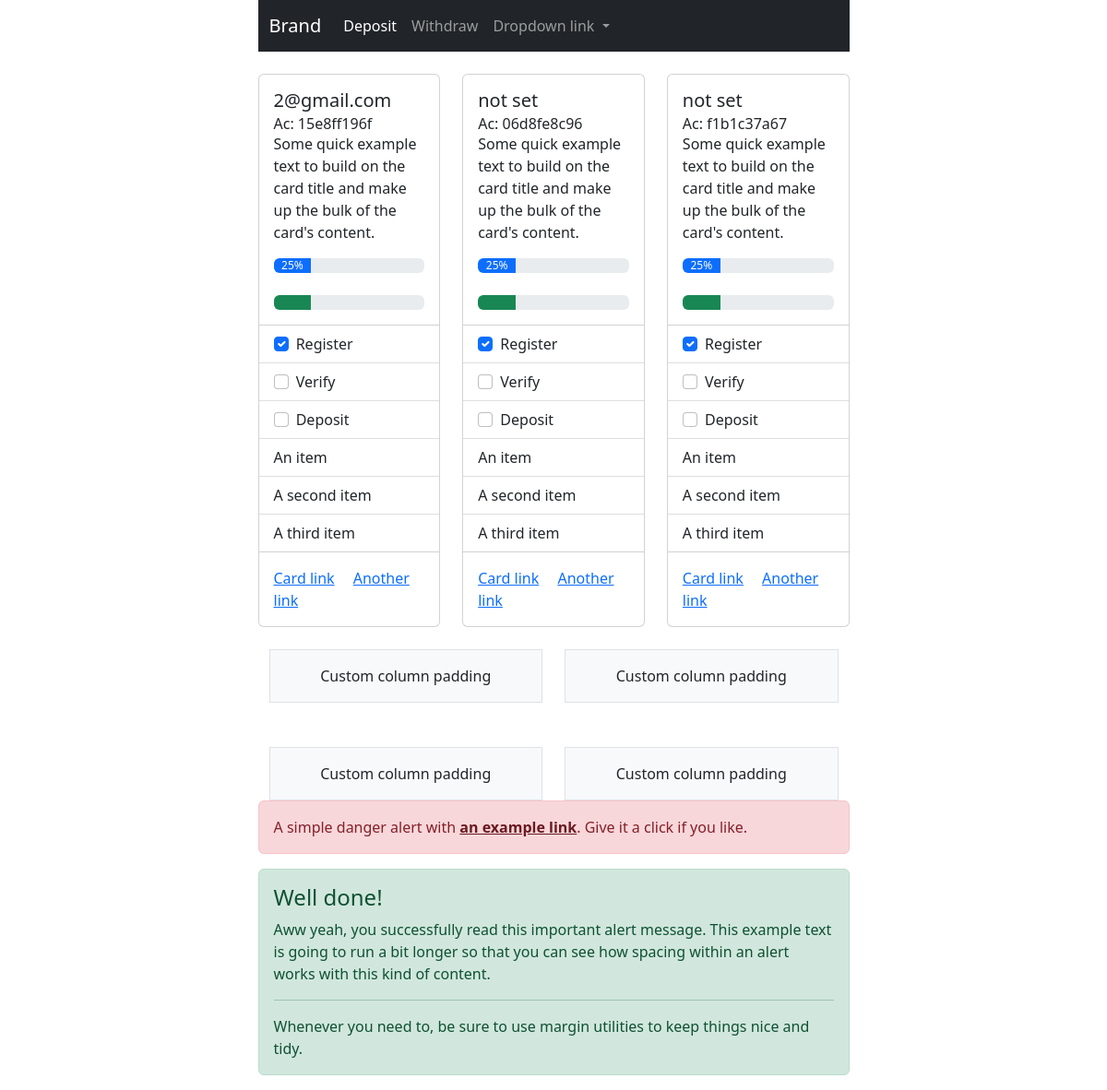
Page / (signed in) on the earlier database version.
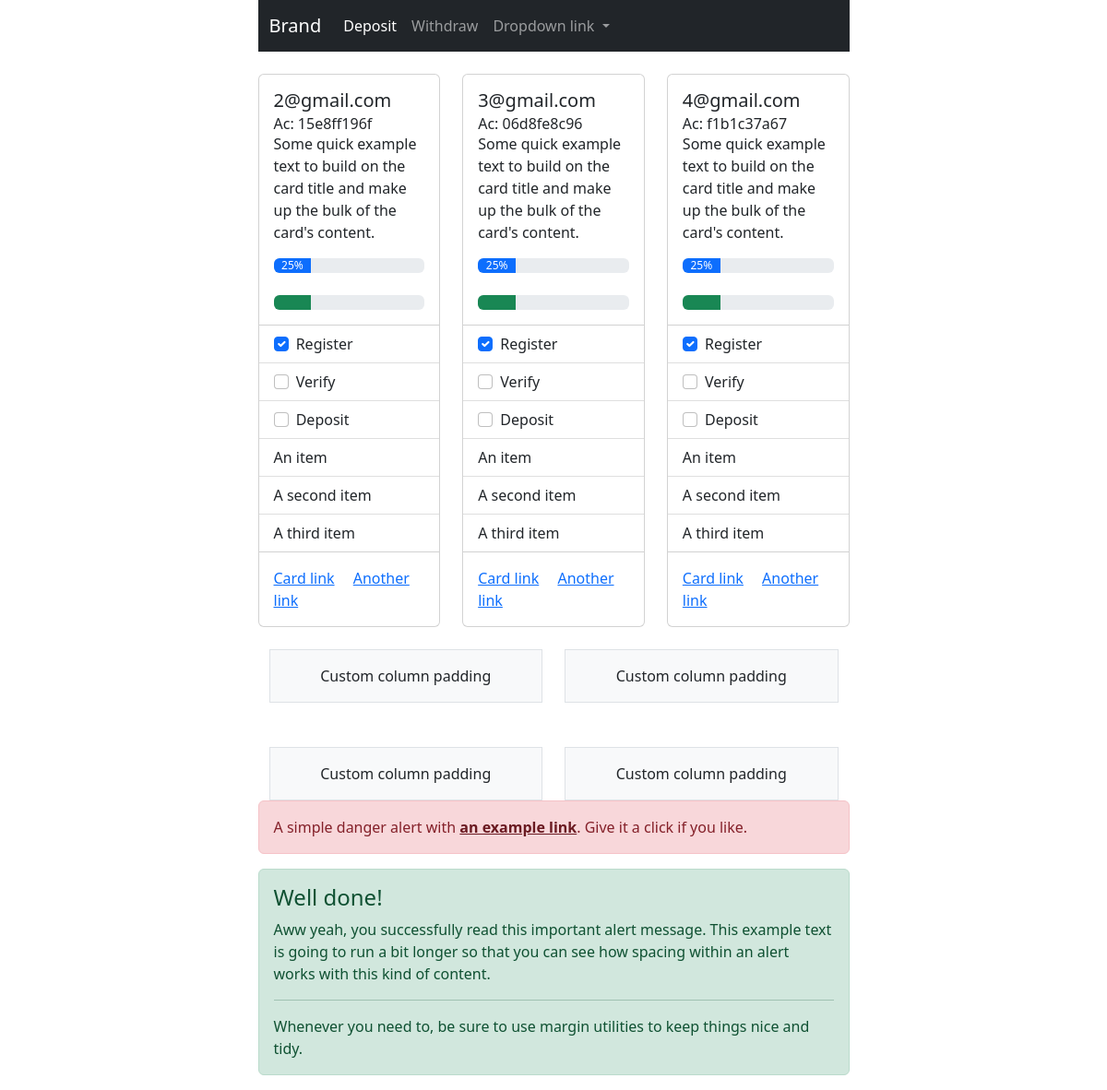
Same page on the later database version.
### access_token/models.py (models this page shows, shortened)
class AccessToken(models.Model):
    access_token = models.CharField(max_length=128, verbose_name="Access Token", null=False, blank=False)
    representative = models.ForeignKey(User, on_delete=models.CASCADE,
                                       help_text="That user whom created this after deposit confirm",
                                       related_name='representative_id')
    user = models.ForeignKey(User, on_delete=models.CASCADE, help_text="user registered with this token", null=True,
                             blank=True)
    is_used = models.BooleanField(default=False, help_text='a user registered with this token')
    by_superuser = models.BooleanField(default=False, verbose_name='Create by admin',
                                       help_text="Super user Created this Accesses token manually")
    date = models.DateTimeField(verbose_name="Date", auto_now_add=True, null=True)
    objects = AccessTokenManager()

### users/models.py (models this page shows, shortened)
class User(AbstractBaseUser):
    email = models.EmailField(verbose_name='Email', max_length=60, unique=True)
    username = models.CharField(max_length=30, unique=True)
    fullname = models.CharField(max_length=30)
    country = CountryField(null=True)
    phone_number = PhoneNumberField(unique=True)
    date_joined = models.DateTimeField(verbose_name='Date Joined', auto_now_add=True)
    last_login = models.DateTimeField(verbose_name='Last login', auto_now=True)
    is_active = models.BooleanField(default=True)
    is_admin = models.BooleanField(default=False)
    is_staff = models.BooleanField(default=False)
    is_superuser = models.BooleanField(default=False)
    hide_email = models.BooleanField(default=True)
    objects = UserManager()
    USERNAME_FIELD = 'email'
    REQUIRED_FIELDS = ['username', ]
    def __str__(self):
        return self.email

### scam/views.py (the view)
# urls.py: path('', index, name='home'),
@login_required(login_url='/login')
def index(request):
    access_tokens = AccessToken.objects.filter(representative=request.user, by_superuser=False)
    is_deposit_exist_approved = Deposit.objects.check_deposit(request.user)
    context = {
        'access_tokens': access_tokens,
        'is_deposit_exist_approved': is_deposit_exist_approved,
    }
    return render(request, 'index.html', context)

### financial/models.py (called while the page is built)
    def check_deposit(self, user):
        deposit_list = Deposit.objects.filter(user__email=user)
        for deposit in deposit_list:
            if deposit.is_approved:
                return True
        return False

### templates/index.html (shortened to what this page needs)
{% extends 'shared/base.html' %}
{% block content %}
    <br>
    {% if is_deposit_exist_approved %}
        <div class="row">
            {% for access_token in access_tokens %}
                <div class="col">
                    <div class="card">
                        <div class="card-body">
                            <h5 class="card-title">
                                {% if access_token.user is not None %}
                                    {{ access_token.user }}
                                {% else %}
                                    not set
                                {% endif %}
                            </h5>
                            <h6 class="card-subtitle">Ac: {{ access_token.access_token }}</h6>
                            <p class="card-text">Some quick example text to build on the card title and make up the bulk
                                of the
                                card's content.</p>
                            <div class="progress">
                                <div class="progress-bar" role="progressbar" style="width: 25%;" aria-valuenow="25"
                                     aria-valuemin="0" aria-valuemax="100">25%
                                </div>
                            </div>
                            <br>
                            <div class="progress">
                                <div class="progress-bar bg-success" role="progressbar" style="width: 25%"
                                     aria-valuenow="25" aria-valuemin="0" aria-valuemax="100"></div>
                            </div>
                        </div>
                        <ul class="list-group list-group-flush">
                            <li class="list-group-item">
                                <input class="form-check-input me-1 check" type="checkbox" value="" aria-label="..."
                                       checked>
                                Register
                            </li>
                            <li class="list-group-item">
                                <input class="form-check-input me-1" type="checkbox" value="" aria-label="...">
                                Verify
                            </li>
                            <li class="list-group-item">
                                <input class="form-check-input me-1" type="checkbox" value="" aria-label="...">
                                Deposit
                            </li>
                            <li class="list-group-item">An item</li>
                            <li class="list-group-item">A second item</li>
                            <li class="list-group-item">A third item</li>
                        </ul>
                        <div class="card-body">
                            <a href="#" class="card-link">Card link</a>
                            <a href="#" class="card-link">Another link</a>
                        </div>
                    </div>
                </div>
            {% endfor %}
        </div>
    {% else %}
        You should do the deposit to see AC
    {% endif %}
    <br>
    <div class="container overflow-hidden text-center">
        <div class="row gy-5">
            <div class="col-6">
                <div class="p-3 border bg-light">Custom column padding</div>
            </div>
            <div class="col-6">
                <div class="p-3 border bg-light">Custom column padding</div>
            </div>
            <div class="col-6">
                <div class="p-3 border bg-light">Custom column padding</div>
            </div>
            <div class="col-6">
                <div class="p-3 border bg-light">Custom column padding</div>
            </div>
        </div>
    </div>
    <div class="alert alert-danger" role="alert">
        A simple danger alert with <a href="#" class="alert-link">an example link</a>. Give it a click if you like.
    </div>
    <div class="alert alert-success" role="alert">
        <h4 class="alert-heading">Well done!</h4>
        <p>Aww yeah, you successfully read this important alert message. This example text is going to run a bit longer
            so that you can see how spacing within an alert works with this kind of content.</p>
        <hr>
        <p class="mb-0">Whenever you need to, be sure to use margin utilities to keep things nice and tidy.</p>
    </div>
{% endblock %}

### templates/shared/base.html (shortened to what this page needs)
{% load static %}
<!DOCTYPE html>
<html lang="en">
<head>
    {% include 'shared/header.html' %}
</head>
<body>
<div class="container">
    <div class="row justify-content-md-center">
        <div class="col col-lg-2"></div>
        <div class="col-md-7">
            {% include 'shared/navbar.html' %}
            {% block content %}{% endblock %}
        </div>
        <div class="col col-lg-2"></div>
    </div>
</div>
</body>
</html>

### templates/shared/header.html (shortened to what this page needs)
{% load static %}
<link rel="stylesheet" href="{% static 'css/bootstrap.css' %}">

### templates/shared/navbar.html (shortened to what this page needs)
<nav class="navbar navbar-expand-lg navbar-dark bg-dark">
    <div class="container-fluid">
        {% if request.user.is_superuser %}
            <a class="navbar-brand" href="admin" target="_blank">Admin</a>
        {% else %}
            <a class="navbar-brand" href="/">Brand</a>
        {% endif %}
        <div class="collapse navbar-collapse" id="navbarNavDropdown">
            <ul class="navbar-nav">
                <li class="nav-item">
                    <a class="nav-link active" aria-current="page" href="{% url 'financial:deposit' %}">Deposit</a>
                </li>
                <li class="nav-item">
                    <a class="nav-link" aria-current="page" href="{% url 'financial:withdraw' %}">Withdraw</a>
                </li>
                <li class="nav-item dropdown">
                    <a class="nav-link dropdown-toggle" href="#" id="navbarDropdownMenuLink" role="button"
                       data-bs-toggle="dropdown" aria-expanded="false">
                        Dropdown link
                    </a>
                </li>
            </ul>
        </div>
    </div>
</nav>

Differences in the rows shown:
changed AccessToken "06d8fe8c96": user (not shown) → "3@gmail.com"; no longer shows "not set"
changed AccessToken: user (not shown) → "4@gmail.com"; no longer shows "not set"
